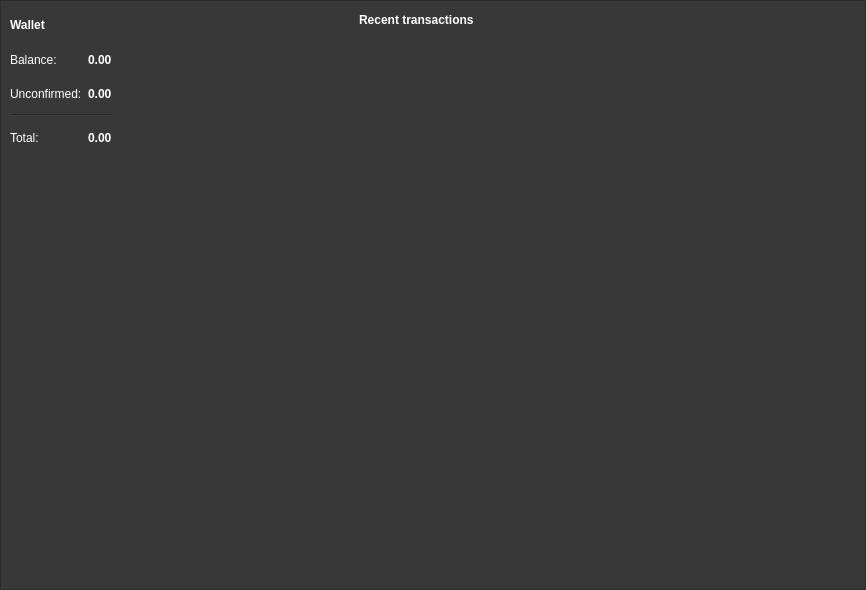
<?xml version="1.0" encoding="UTF-8"?>
<ui version="4.0">
 <class>OverviewFrame</class>
 <widget class="QFrame" name="OverviewFrame">
  <property name="geometry">
   <rect>
    <x>0</x>
    <y>0</y>
    <width>866</width>
    <height>590</height>
   </rect>
  </property>
  <property name="windowTitle">
   <string>Frame</string>
  </property>
  <property name="styleSheet">
   <string notr="true">background-color: rgb(56, 56, 56);
color: rgb(255, 255, 255);</string>
  </property>
  <property name="frameShape">
   <enum>QFrame::StyledPanel</enum>
  </property>
  <property name="frameShadow">
   <enum>QFrame::Raised</enum>
  </property>
  <layout class="QGridLayout" name="gridLayout" columnstretch="40,60">
   <property name="sizeConstraint">
    <enum>QLayout::SetDefaultConstraint</enum>
   </property>
   <property name="leftMargin">
    <number>0</number>
   </property>
   <property name="topMargin">
    <number>0</number>
   </property>
   <property name="rightMargin">
    <number>0</number>
   </property>
   <property name="bottomMargin">
    <number>0</number>
   </property>
   <property name="horizontalSpacing">
    <number>5</number>
   </property>
   <property name="verticalSpacing">
    <number>0</number>
   </property>
   <item row="0" column="0">
    <widget class="QFrame" name="m_overviewWalletFrame">
     <property name="minimumSize">
      <size>
       <width>0</width>
       <height>160</height>
      </size>
     </property>
     <property name="maximumSize">
      <size>
       <width>16777215</width>
       <height>160</height>
      </size>
     </property>
     <property name="frameShape">
      <enum>QFrame::NoFrame</enum>
     </property>
     <property name="frameShadow">
      <enum>QFrame::Raised</enum>
     </property>
     <layout class="QGridLayout" name="gridLayout_2">
      <item row="4" column="1">
       <widget class="QLabel" name="m_totalBalanceLabel">
        <property name="font">
         <font>
          <weight>75</weight>
          <bold>true</bold>
         </font>
        </property>
        <property name="text">
         <string notr="true">0.00</string>
        </property>
       </widget>
      </item>
      <item row="1" column="1">
       <widget class="QLabel" name="m_actualBalanceLabel">
        <property name="font">
         <font>
          <weight>75</weight>
          <bold>true</bold>
         </font>
        </property>
        <property name="text">
         <string notr="true">0.00</string>
        </property>
       </widget>
      </item>
      <item row="4" column="0">
       <widget class="QLabel" name="label_6">
        <property name="text">
         <string>Total:</string>
        </property>
       </widget>
      </item>
      <item row="1" column="2">
       <widget class="QLabel" name="m_tickerLabel1">
        <property name="text">
         <string notr="true"/>
        </property>
       </widget>
      </item>
      <item row="0" column="0">
       <widget class="QLabel" name="label">
        <property name="font">
         <font>
          <weight>75</weight>
          <bold>true</bold>
         </font>
        </property>
        <property name="text">
         <string>Wallet</string>
        </property>
       </widget>
      </item>
      <item row="2" column="0">
       <widget class="QLabel" name="label_4">
        <property name="text">
         <string>Unconfirmed:</string>
        </property>
       </widget>
      </item>
      <item row="1" column="0">
       <widget class="QLabel" name="label_2">
        <property name="text">
         <string>Balance:</string>
        </property>
       </widget>
      </item>
      <item row="3" column="0" colspan="2">
       <widget class="Line" name="line">
        <property name="orientation">
         <enum>Qt::Horizontal</enum>
        </property>
       </widget>
      </item>
      <item row="2" column="1">
       <widget class="QLabel" name="m_pendingBalanceLabel">
        <property name="font">
         <font>
          <weight>75</weight>
          <bold>true</bold>
         </font>
        </property>
        <property name="text">
         <string notr="true">0.00</string>
        </property>
       </widget>
      </item>
      <item row="4" column="2">
       <widget class="QLabel" name="m_tickerLabel3">
        <property name="text">
         <string notr="true"/>
        </property>
       </widget>
      </item>
      <item row="2" column="2">
       <widget class="QLabel" name="m_tickerLabel2">
        <property name="text">
         <string notr="true"/>
        </property>
       </widget>
      </item>
      <item row="2" column="3">
       <spacer name="horizontalSpacer_2">
        <property name="orientation">
         <enum>Qt::Horizontal</enum>
        </property>
        <property name="sizeHint" stdset="0">
         <size>
          <width>40</width>
          <height>20</height>
         </size>
        </property>
       </spacer>
      </item>
     </layout>
    </widget>
   </item>
   <item row="1" column="0" rowspan="2">
    <spacer name="verticalSpacer">
     <property name="orientation">
      <enum>Qt::Vertical</enum>
     </property>
     <property name="sizeType">
      <enum>QSizePolicy::Expanding</enum>
     </property>
     <property name="sizeHint" stdset="0">
      <size>
       <width>20</width>
       <height>425</height>
      </size>
     </property>
    </spacer>
   </item>
   <item row="0" column="1" rowspan="3">
    <widget class="QFrame" name="frame_2">
     <property name="minimumSize">
      <size>
       <width>0</width>
       <height>0</height>
      </size>
     </property>
     <property name="maximumSize">
      <size>
       <width>16777215</width>
       <height>16777215</height>
      </size>
     </property>
     <property name="frameShape">
      <enum>QFrame::NoFrame</enum>
     </property>
     <property name="frameShadow">
      <enum>QFrame::Raised</enum>
     </property>
     <layout class="QVBoxLayout" name="verticalLayout">
      <item>
       <layout class="QHBoxLayout" name="horizontalLayout">
        <item>
         <widget class="QLabel" name="label_8">
          <property name="font">
           <font>
            <weight>75</weight>
            <bold>true</bold>
           </font>
          </property>
          <property name="text">
           <string>Recent transactions</string>
          </property>
         </widget>
        </item>
        <item>
         <spacer name="horizontalSpacer">
          <property name="orientation">
           <enum>Qt::Horizontal</enum>
          </property>
          <property name="sizeHint" stdset="0">
           <size>
            <width>40</width>
            <height>20</height>
           </size>
          </property>
         </spacer>
        </item>
       </layout>
      </item>
      <item>
       <widget class="QTreeView" name="m_recentTransactionsView">
        <property name="focusPolicy">
         <enum>Qt::NoFocus</enum>
        </property>
        <property name="styleSheet">
         <string notr="true">background-color: transparent;</string>
        </property>
        <property name="frameShape">
         <enum>QFrame::NoFrame</enum>
        </property>
        <property name="editTriggers">
         <set>QAbstractItemView::NoEditTriggers</set>
        </property>
        <property name="selectionMode">
         <enum>QAbstractItemView::NoSelection</enum>
        </property>
        <property name="rootIsDecorated">
         <bool>false</bool>
        </property>
        <property name="uniformRowHeights">
         <bool>true</bool>
        </property>
        <property name="itemsExpandable">
         <bool>false</bool>
        </property>
        <property name="headerHidden">
         <bool>true</bool>
        </property>
        <property name="expandsOnDoubleClick">
         <bool>false</bool>
        </property>
       </widget>
      </item>
     </layout>
    </widget>
   </item>
  </layout>
 </widget>
 <resources/>
 <connections/>
</ui>
